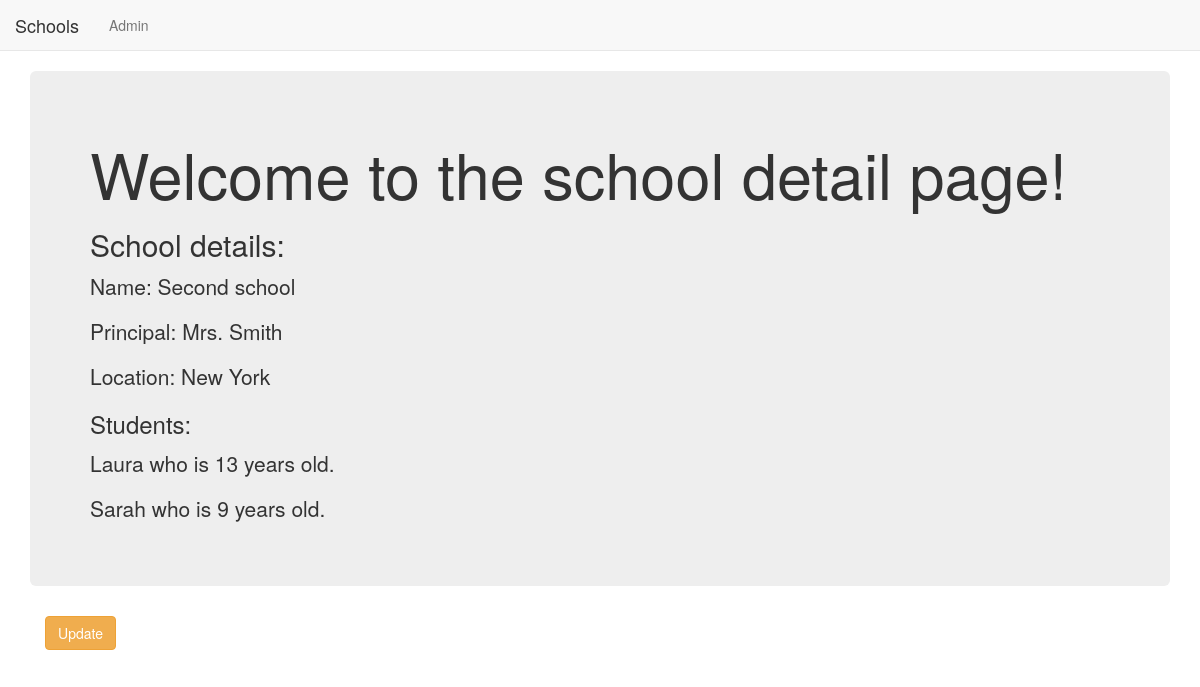
/basicapp/2/, run on the app's committed database.
### BasicApp/models.py (models this page shows, shortened)
class School(models.Model):
    name = models.CharField(max_length=256)
    principal = models.CharField(max_length=256)
    location = models.CharField(max_length=256)

class Student(models.Model):
    name = models.CharField(max_length=256)
    age = models.PositiveIntegerField()
    school = models.ForeignKey(School, related_name='students')

### BasicApp/views.py (the view)
# urls.py: url(r'^(?P<pk>\d+)/$', views.SchoolDetailView.as_view(), name='detail'),
class SchoolDetailView(DetailView):
    context_object_name = 'school_detail'
    model = models.School
    template_name = 'BasicApp/school_detail.html'

### BasicApp/templates/BasicApp/school_detail.html
{% extends "BasicApp/BasicApp_base.html" %}
{% block body_block %}
  <div class="jumbotron">
    <h1>Welcome to the school detail page!</h1>
    <h2>School details: </h2>
    <p>Name: {{school_detail.name}}</p>
    <p>Principal: {{school_detail.principal }}</p>
    <p>Location: {{school_detail.location }}</p>
    <h3>Students:</h3>
    {% for student in school_detail.students.all %}
      <p>{{student.name}} who is {{student.age}} years old.</p>
    {% endfor %}
  </div>
  <div class="container">
    <p>
      <a class="btn btn-warning" href="{% url 'basic_app:update' pk=school_detail.pk %}">Update</a>
    </p>
  </div>
{% endblock %}

### data on the page
School: name "Second school", principal "Mrs. Smith", location "New York"
Student: name "Laura", age "13"
Student: name "Sarah", age "9"
